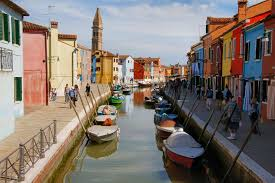
#> input picture test.jpg, 275 x 183 px
$ python geom_transform.py
#> lines starting #> are read from the running program, lines starting #| are printed output that depends on the picture
import cv2
import numpy as np

image = cv2.imread('test.jpg')
#> image is the input picture: shape (183, 275, 3); mean B, G, R 111.6, 118.8, 129.3

height , width = image.shape[:2]
#> height = 183; width = 275
print(image.shape)
#| (183, 275, 3)
# show  = cv2.imshow('image', image)

#Img resize by linear interpolation
img_linear = cv2.resize(image,None, fx=5.5 , fy =5.5, interpolation=cv2.INTER_LINEAR)
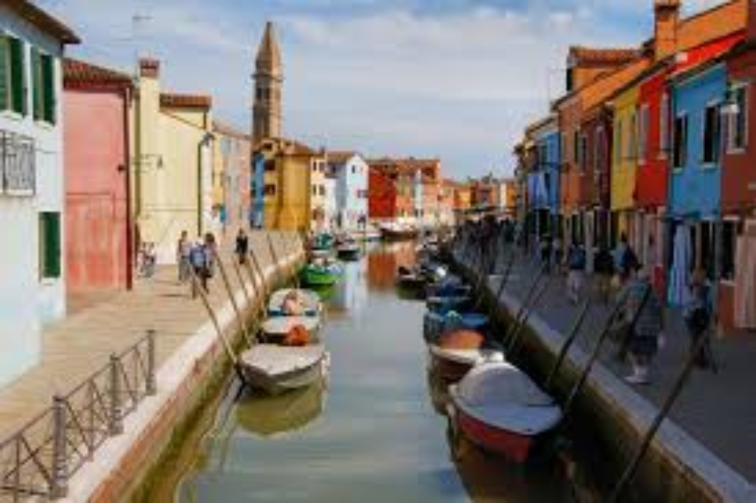
#> img_linear: shape (1006, 1512, 3) (shown at 1/2 size); mean B, G, R 111.5, 118.7, 129.2

#imgae resize by cubic interpolation
img_cubic = cv2.resize(image,None,fx=5.5, fy=5.5, interpolation= cv2.INTER_CUBIC)

matrix  = cv2.getRotationMatrix2D((width/2 , height/2), 10, 1)
#apply above matrix to th image
rotat = cv2.warpAffine(image, matrix, (width,height))
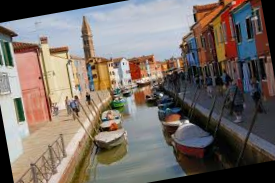
#> rotat: shape (183, 275, 3); mean B, G, R 103.1, 109.6, 119

#all images
cv2.imshow('original', image)
cv2.imshow('rotate', rotat)
cv2.imshow('linear', img_linear)
cv2.imshow('cubic', img_cubic)

if (cv2.waitKey()):
#> (key Esc is pressed here)
    cv2.destroyAllWindows()
